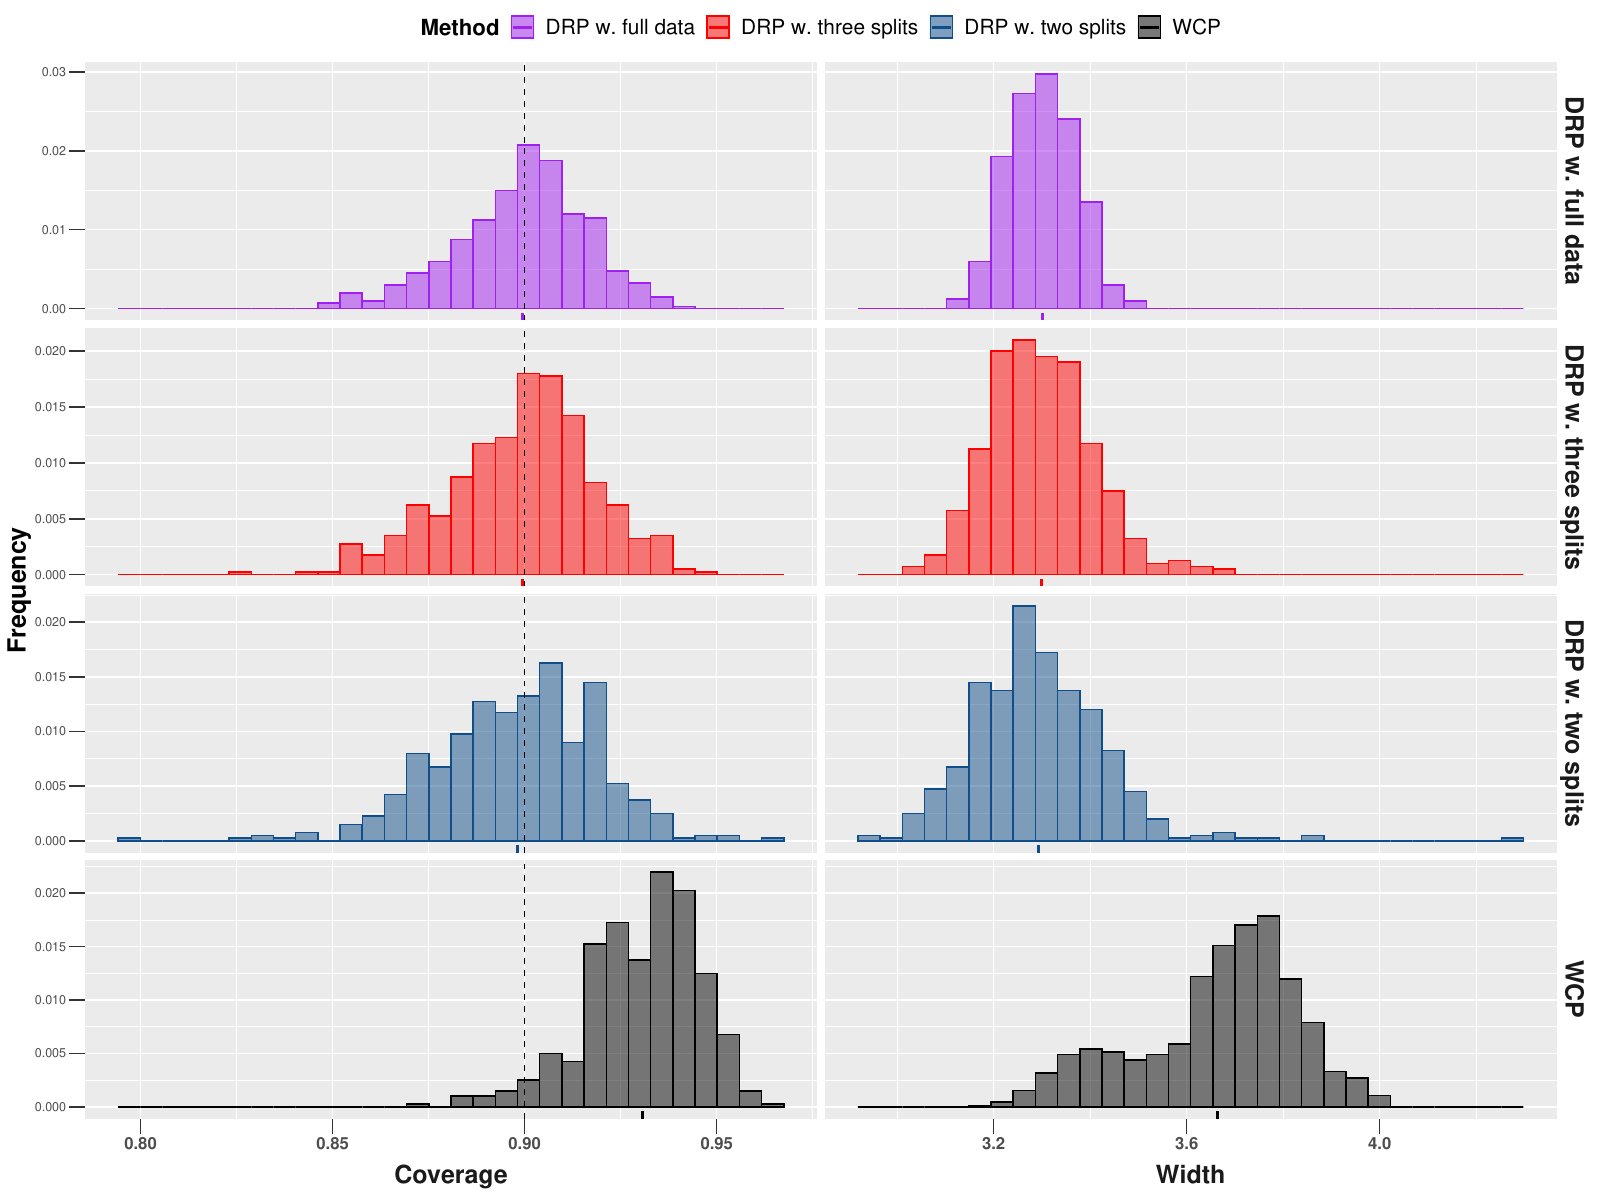

Write R code to recreate this figure.
rm(list=ls())
load("synthetic-500-all_0.9_0.1.rda")
cov.mat = data[[1]]
len.mat=data[[2]]
up.all=data[[3]]
lo.all=data[[4]]
R=dim(cov.mat)[1]


dat= up.all[1,,]- lo.all[1,,]
dat=data.frame(dat)
dat1= do.call(data.frame,lapply(dat, function(x) replace(x, is.infinite(x),10)))
dat2= up.all[2,,]- lo.all[2,,]
dat2=data.frame(dat2)
dat2_50= do.call(data.frame,lapply(dat2, function(x) replace(x, is.infinite(x),10)))

load("synthetic-500-all-3splits.rda")
up.all=data[[3]]
lo.all=data[[4]]
cov3 = data[[1]][,1]
len3 = data.frame(up.all[1,,]- lo.all[1,,])

load("synthetic-500-all-2splits.rda")
up.all=data[[3]]
lo.all=data[[4]]
cov2 = data[[1]][,1]
len2 = data.frame(up.all[1,,]- lo.all[1,,])

drp = wcp = wcp3 = wcp2 = c()
for (i in 1:length(dat)){
  drp=c(drp,dat[[i]])
  wcp=c(wcp,dat2_50[[i]])
  wcp3 = c(wcp3,len3[[i]])
  wcp2 = c(wcp2,len2[[i]])
}



df.cov2=data.frame( rep(cov.mat[,1],times = dim(up.all)[3]), rep(cov.mat[,2] ,times=dim(up.all)[3]), rep(cov3 ,times=dim(up.all)[3]), rep(cov2 ,times=dim(up.all)[3]) )
df.len2=data.frame( drp, wcp, wcp3, wcp2)





df.cov=rbind(df.cov2)
df.len=rbind(df.len2)


bgnd <- theme_get()$panel.background$fill
names=c("DRP w. full data","WCP", "DRP w. three splits","DRP w. two splits" )


#shape_manual=c(0,1,2,3,4,5)


col_names=c("cov.if","cov.wcp","cov.if3")
names(df.cov)=names
col_names=c("len.if","len.wcp","len.if3")
names(df.len)=names

settings = c("synthetic data")
#df_names = expand.grid(settings,names)

nn2=nrow(df.len2)
#df_names1 = data.frame(c(rep("synthetic data",R*2)), c(rep("Double robust prediction",R),rep("Weighted conformal prediction",R)))
df_names1 = data.frame(rep("synthetic data",nn2), c(rep(names[1],nn2)))
df_names2 = data.frame(rep("synthetic data",nn2), c(rep(names[2],nn2)))
df_names3 = data.frame(rep("synthetic data",nn2), c(rep(names[3],nn2)))
df_names4 = data.frame(rep("synthetic data",nn2), c(rep(names[4],nn2)))

colnames(df_names1) = colnames(df_names2) = colnames(df_names3) =  colnames(df_names4) = c("Setting", "Method")
df_names = rbind(df_names1,df_names2,df_names3, df_names4)

cov_vec = as.vector(as.matrix(df.cov))
cov = cbind(cov_vec, df_names) 

len_vec = as.vector(as.matrix(df.len))
len = cbind(len_vec, df_names) 

cov$Var="Coverage"
len$Var = "Width"

colnames(cov) = c("V","Setting","Method","Var")
colnames(len) = c("V","Setting","Method","Var")


var_names=c("Coverage","Width")
rug_data = expand.grid(names,var_names,settings)
colnames(rug_data)=c("Method","Var","Setting")
rug_data$"V"=c(apply(df.cov2,2,mean), apply(df.len2,2,mean))


data_full=rbind(cov,len)
dummy_coverage <- data.frame(Var=c("Coverage"),Z= 0.9)

colors_manual=c("purple", "red","dodgerblue4","black")
final_plot_synthetic = ggplot(data=data_full, aes(x=V,group=Method,color=Method,fill=Method)) +
  geom_histogram(aes(y=..count../sum(..count..)),alpha=0.5)+
  geom_rug(data=rug_data, sides="b",size=1,aes(x=V,group=Method,color=Method))+
  facet_grid(Method~Var,scales = "free",switch='x')+
  scale_color_manual(values=colors_manual) +
  scale_fill_manual(values=colors_manual)+
  ylab("Frequency")+
  theme(strip.text = element_text(size = 18, face = "bold"), 
        axis.ticks.length=unit(.4, "cm"),
        axis.title=element_text(size=18,face="bold"),
        axis.title.x = element_blank(),
        axis.text.x = element_text(face="bold",size=12),
        #strip.text.x = element_blank(),
        legend.position="top",
        legend.title = element_text(size=16,face="bold"),
        legend.text = element_text(size=15),
        strip.background = element_blank(),
        strip.placement = "outside")+ 
  geom_vline(data=dummy_coverage, aes(xintercept=Z), linetype="dashed")

ggsave(("ggplot_synthetic2_new_0.9_0.1.pdf"),final_plot_synthetic, width = 16, height = 12, units = "in")


